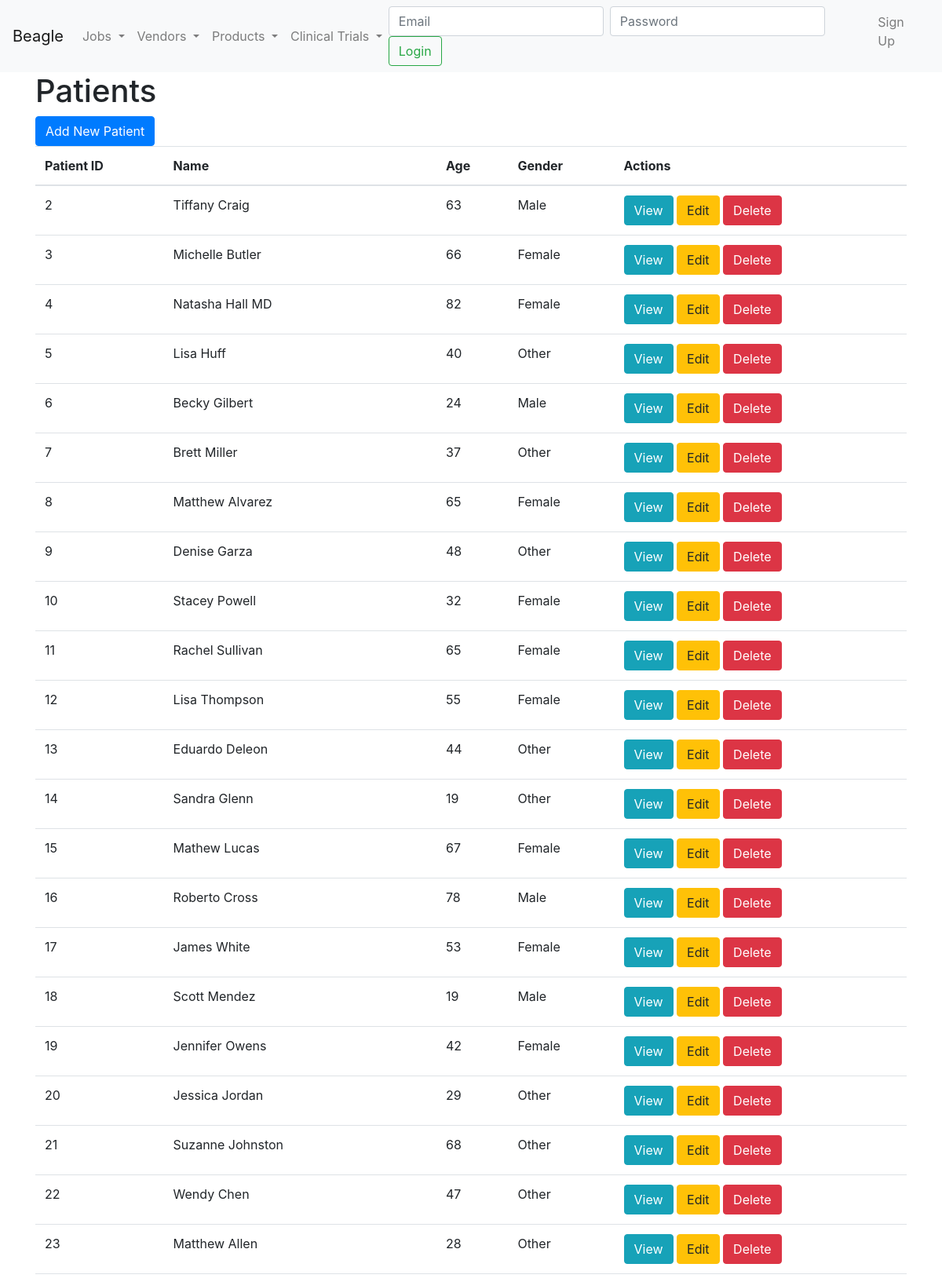
Page /patients (upper part) on the committed database.
### model.py (models this page shows)
class Patient(Base):
    __tablename__ = 'patients'
    PatientID = Column(Integer, primary_key=True)
    Name = Column(String, nullable=False)
    Age = Column(Integer)
    Gender = Column(Enum('Male', 'Female', 'Other', name='gender_enum'))
    MedicalHistory = Column(String)
    enrollments = relationship('TrialEnrollment', back_populates='patient')

### clinical_trial.py (the view)
@app.route('/patients')
def list_patients_gui():
    session = Session
    try:
        patients = session.query(Patient).all()
        return render_template('clinical_trial/patients.html', patients=patients)
    except Exception as e:
        abort(500, description=str(e))

### app.py (called while the page is built)
@app.context_processor
def inject_get_job_status():
    return dict(get_job_status=get_job_status)

### templates/clinical_trial/patients.html
{% extends 'base.html' %}
{% block content %}
<h1>Patients</h1>
<a href="{{ url_for('add_patient_gui') }}" class="btn btn-primary">Add New Patient</a>
<table class="table">
    <thead>
        <tr>
            <th>Patient ID</th>
            <th>Name</th>
            <th>Age</th>
            <th>Gender</th>
            <th>Actions</th>
        </tr>
    </thead>
    <tbody>
        {% for patient in patients %}
        <tr>
            <td>{{ patient.PatientID }}</td>
            <td>{{ patient.Name }}</td>
            <td>{{ patient.Age }}</td>
            <td>{{ patient.Gender }}</td>
            <td>
                <a href="{{ url_for('patient_detail_gui', patient_id=patient.PatientID) }}" class="btn btn-info">View</a>
                <a href="{{ url_for('edit_patient_gui', patient_id=patient.PatientID) }}" class="btn btn-warning">Edit</a>
                <a href="{{ url_for('delete_patient_gui', patient_id=patient.PatientID) }}" class="btn btn-danger">Delete</a>
            </td>
        </tr>
        {% endfor %}
    </tbody>
</table>
{% endblock %}

### rows in the picture
Patient: PatientID "2", Name "Tiffany Craig", Age "63", Gender "Male"
Patient: PatientID "3", Name "Michelle Butler", Age "66", Gender "Female"
Patient: PatientID "4", Name "Natasha Hall MD", Age "82", Gender "Female"
Patient: PatientID "5", Name "Lisa Huff", Age "40", Gender "Other"
Patient: PatientID "6", Name "Becky Gilbert", Age "24", Gender "Male"
Patient: PatientID "7", Name "Brett Miller", Age "37", Gender "Other"
Patient: PatientID "8", Name "Matthew Alvarez", Age "65", Gender "Female"
Patient: PatientID "9", Name "Denise Garza", Age "48", Gender "Other"
Patient: PatientID "10", Name "Stacey Powell", Age "32", Gender "Female"
Patient: PatientID "11", Name "Rachel Sullivan", Age "65", Gender "Female"
Patient: PatientID "12", Name "Lisa Thompson", Age "55", Gender "Female"
Patient: PatientID "13", Name "Eduardo Deleon", Age "44", Gender "Other"
Patient: PatientID "14", Name "Sandra Glenn", Age "19", Gender "Other"
Patient: PatientID "15", Name "Mathew Lucas", Age "67", Gender "Female"
Patient: PatientID "16", Name "Roberto Cross", Age "78", Gender "Male"
Patient: PatientID "17", Name "James White", Age "53", Gender "Female"
Patient: PatientID "18", Name "Scott Mendez", Age "19", Gender "Male"
Patient: PatientID "19", Name "Jennifer Owens", Age "42", Gender "Female"
Patient: PatientID "20", Name "Jessica Jordan", Age "29", Gender "Other"
Patient: PatientID "21", Name "Suzanne Johnston", Age "68", Gender "Other"
Patient: PatientID "22", Name "Wendy Chen", Age "47", Gender "Other"
Patient: PatientID "23", Name "Matthew Allen", Age "28", Gender "Other"
